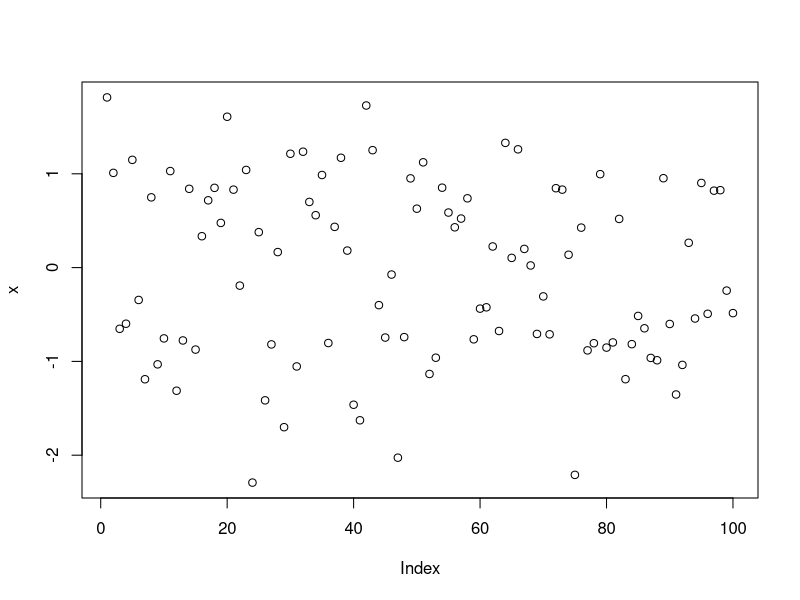
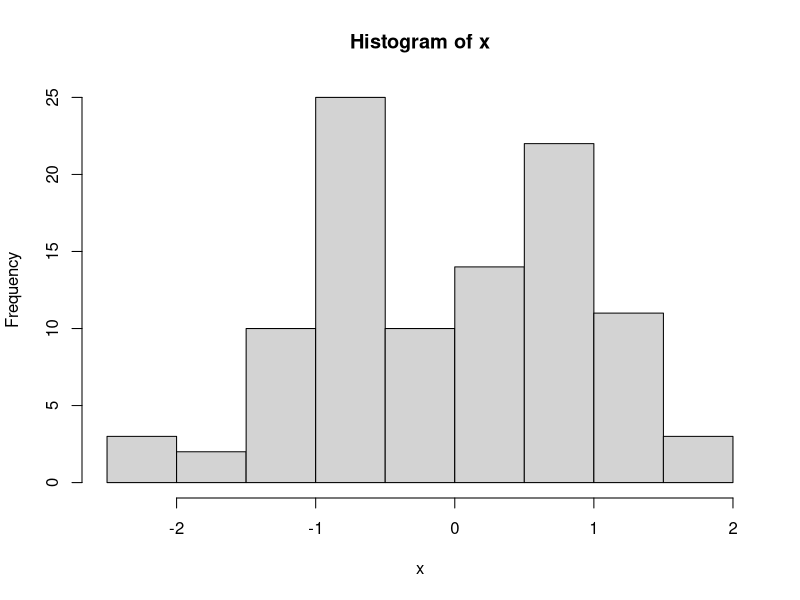

Generate these figures, in order, with R:

#' # This is a header
#' 
#' I can write comments like this that will be turned into
#' markdown text.

#+ chunkname, fig.width=10
x = rnorm(100)
# regular R comment, within my code chunk
plot(x)
hist(x)

#' This is the end of the report. Now click "Compile Notebook"
#' button in Rstudio. Or use `spin()` function
#' in knitr package, and we will have a weaved html document! 
#' Not as pretty as regular .Rmd+knitr but we can add
#' many options to make it just as nice, even YAML!
#'
